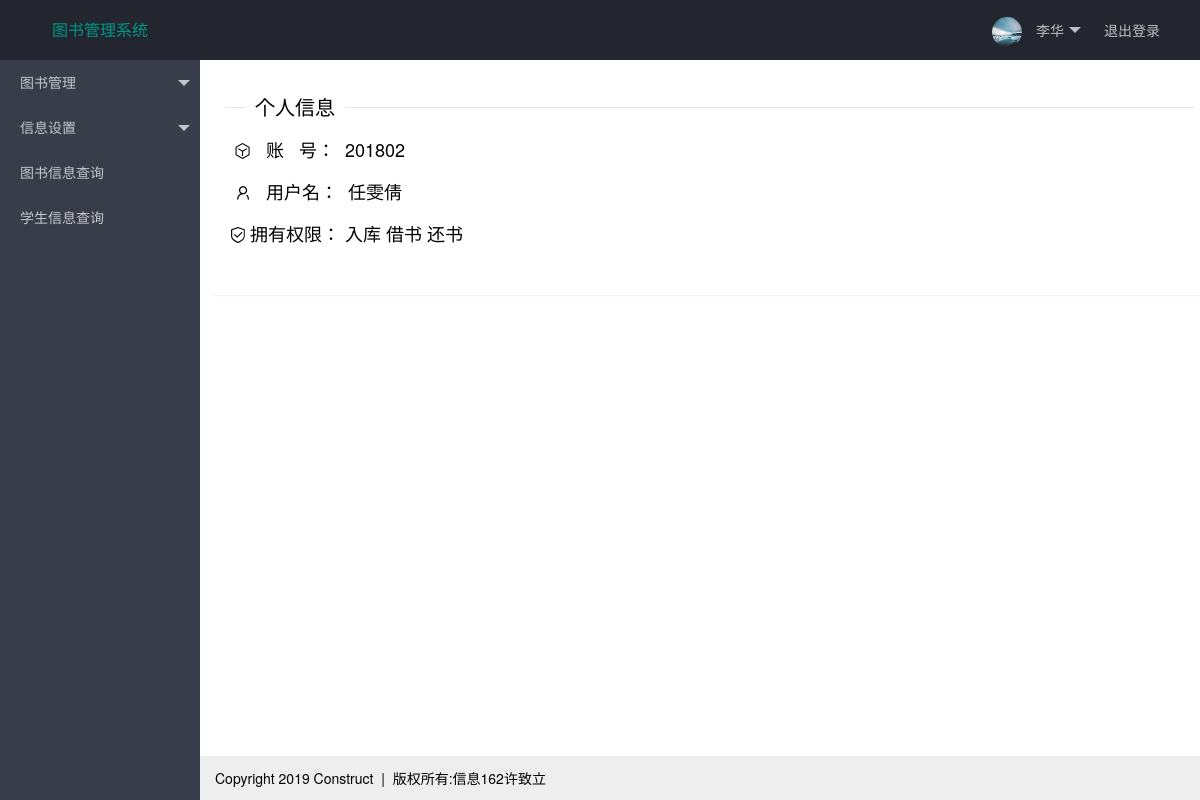
Screenshot of /user/201802 (signed in) with the database file from the repository.
### book_management_sys.py (models this page shows, shortened)
class Admin(UserMixin, db.Model):
    __tablename__ = 'admin'
    admin_id = db.Column(db.String(6), primary_key=True)
    admin_name = db.Column(db.String(32))
    password = db.Column(db.String(24))
    right = db.Column(db.String(32))

### book_management_sys.py (the view)
@app.route('/user/<id>')
@login_required
def user_info(id):
    user = Admin.query.filter_by(admin_id=id).first()
    return render_template('user-info.html', user=user, name=session.get('name'))

### book_management_sys.py (called while the page is built)
@login_manager.user_loader
def load_user(admin_id):
    return Admin.query.get(int(admin_id))

### templates/user-info.html (shortened to what this page needs)
{% extends 'base.html' %}
{% block body %}
<fieldset class="layui-elem-field layui-field-title">
  <legend>个人信息</legend>
  <div class="layui-field-box" style="font-size: large;line-height: 40px;">
      <div class="layui-row">
          &nbsp;&nbsp;<i class="layui-icon">&#xe857;</i>&nbsp;&nbsp;&nbsp;账&nbsp;&nbsp;&nbsp;号：&nbsp;&nbsp;{{ user.admin_id }}
      </div>
      <div class="layui-row">
          &nbsp;&nbsp;<i class="layui-icon">&#xe66f;</i>&nbsp;&nbsp;&nbsp;用户名：&nbsp;&nbsp;{{ user.admin_name }}
      </div>
      <div class="layui-row">
          &nbsp;<i class="layui-icon">&#xe672;&nbsp;</i>拥有权限：&nbsp;{{ user.right }}
      </div>
  </div>
</fieldset>
{% endblock %}

### static/layui/css/layui.css (style rules this page uses)
.layui-btn,.layui-disabled,.layui-icon,.layui-unselect { -webkit-user-select:none;-ms-user-select:none;-moz-user-select:none }
blockquote,body,button,dd,div,dl,dt,form,h1,h2,h3,h4,h5,h6,input,li,ol,p,pre,td,textarea,th,ul { margin:0;padding:0;-webkit-tap-highlight-color:rgba(0,0,0,0) }
body { line-height:24px;font:14px Helvetica Neue,Helvetica,PingFang SC,Tahoma,Arial,sans-serif }
.layui-icon { font-family:layui-icon!important;font-size:16px;font-style:normal;-webkit-font-smoothing:antialiased;-moz-osx-font-smoothing:grayscale }
.layui-layout-body { overflow:hidden }
.layui-row:after,.layui-row:before { content:'';display:block;clear:both }
.layui-elem-field { margin-bottom:10px;padding:0;border-width:1px;border-style:solid }
.layui-elem-field legend { margin-left:20px;padding:0 10px;font-size:20px;font-weight:300 }
.layui-field-title { margin:10px 0 20px;border-width:1px 0 0 }
.layui-field-box { padding:10px 15px }
.layui-field-title .layui-field-box { padding:10px 0 }
.layui-badge-rim,.layui-colla-content,.layui-colla-item,.layui-collapse,.layui-elem-field,.layui-form-pane .layui-form-item[pane],.layui-form-pane .layui-form-label,.layui-input,.layui-layedit,.layui-layedit-tool,.layui-quote-nm,.layui-select,.layui-tab-bar,.layui-tab-card,.layui-tab-title,.layui-tab-title .layui-this:after,.layui-textarea { border-color:#e6e6e6 }

### rows the page displays
Admin: admin_id "201802", admin_name "任雯倩", right "入库 借书 还书"

### other values shown
{{ name }} "李华"
